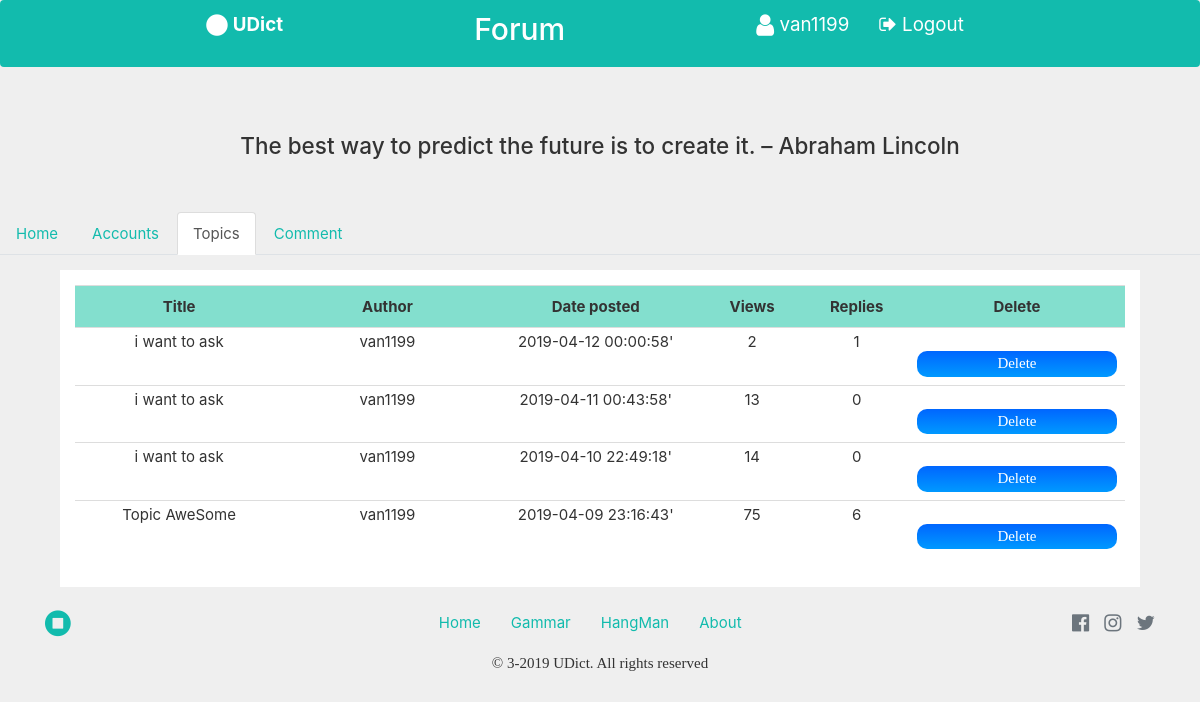
Page /forum/topiccontroll.php (signed in) on the committed database.
### tables this page shows
CREATE TABLE `topics` (
  `topic_id` int(8) UNSIGNED NOT NULL,
  `category_id` int(3) UNSIGNED NOT NULL,
  `subcategory_id` int(3) UNSIGNED NOT NULL,
  `author` varchar(16) NOT NULL,
  `title` varchar(128) NOT NULL,
  `content` text NOT NULL,
  `date_posted` datetime NOT NULL,
  `views` int(5) UNSIGNED NOT NULL,
  `replies` int(3) UNSIGNED NOT NULL
);

### forum/admin_function.php (the view, shortened to what this page needs)
<?php
function displaytopic(){
	include ('dbconn.php');
	$select = mysqli_query($con, "SELECT * FROM topics ORDER BY date_posted DESC");
	echo "<table class='table'  width='100%'> ";
	echo "<tr style='background-color:#83DFCE;' >
	<th width='20%' style='padding:10px;text-align: center; '>Title</th>
	<th width='20%' style='padding:10px;text-align: center; '>Author</th>
	<th width='20%' style='padding:10px;text-align: center; ' >Date posted</th>
	<th width='10%' style='padding:10px;text-align: center; '>Views</th>
	<th width='10%' style='padding:10px;text-align: center; '>Replies</th>
	<th width='20%' style='padding:10px;text-align: center;'>Delete</th></tr>";
	while ($row = mysqli_fetch_assoc($select)) {
		echo "<tr  >
		<td style='padding:3px;text-align: center; '>".$row['title']."</td>
		<td  style='padding:3px;text-align: center; '>".$row['author']."</td>
		<td style='padding:3px;text-align: center; '>".$row['date_posted']."'</td>
		<td style='padding:3px;text-align: center; '>".$row['views']."</td>
		<td style='padding:3px;text-align: center; '>".$row['replies']."</td>
		<td>
		<form action='deletetopicbyadmin.php' method='POST'>
		<input name='id' type='text' style='text-align: center;' value='".$row['topic_id']."' readonly='on' hidden='on'></input>
		<input type='submit' style='display:block;background-color:#83DFCE;color:background-color:#83DFCE;;padding:2px;border-radius: 10px;' value='Delete' ></input></form></td>
		</tr>";
	}
	echo "</table>";
}
?>

### forum/styles/main.css (style rules this page uses)
* { margin: 0px; padding: 0px; }
body { background-color: #EFEFEF!important; }
input[type="submit"], button { border-radius: 4px; color: white; width: 200px; padding: 7px; font-family: Calibri; background-image: linear-gradient(to bottom, #0066FF, #0099FF); margin-top: 15px; border: none; }

### forum/topiccontroll.php (style rules this page uses)
body { overflow-x: hidden; box-sizing: border-box; }

### rows in the picture
topics: title "i want to ask", author "van1199", date_posted "2019-04-12 00:00:58", views "2", replies "1"
topics: title "i want to ask", author "van1199", date_posted "2019-04-11 00:43:58", views "13", replies "0"
topics: title "i want to ask", author "van1199", date_posted "2019-04-10 22:49:18", views "14", replies "0"
topics: title "Topic AweSome", author "van1199", date_posted "2019-04-09 23:16:43", views "75", replies "6"

### other values in the picture
$_SESSION["username"] "van1199"
